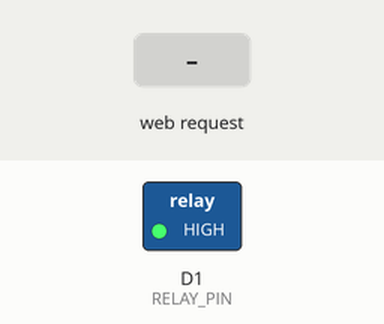
This sketch was run on a simulated ESP8266 (NodeMCU). On the bench: switched loads named in the sketch (green lamp = pin HIGH). The test bench sets the inputs (shaded band). What the sketch prints to the serial monitor is not drawn.

Above: at 1.2 s.
1.3 s: HTTP request GET /on received
At 2.3 s:
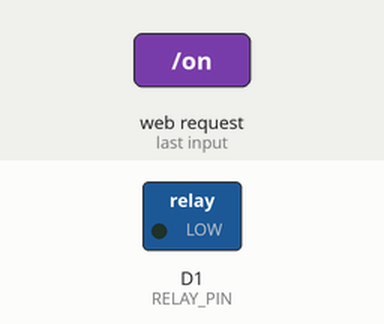
2.8 s: HTTP request GET /off received
At 3.5 s:
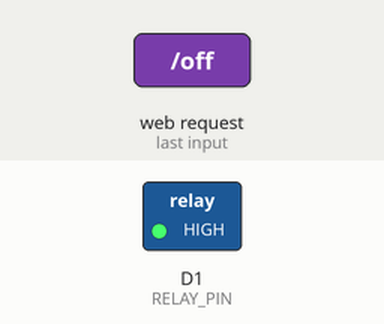
Timing chart, 0 to 5.8 s (numbered marks = the images above; inputs shaded):
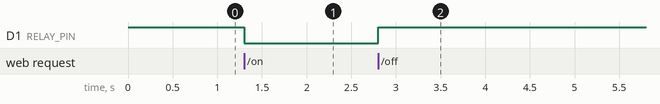

Measured:
- after the input at 1.3 s, D1 (RELAY_PIN): HIGH → LOW at once
- after the input at 2.8 s, D1 (RELAY_PIN): LOW → HIGH at once

The sketch:

room_light.ino
```cpp
#include <ESP8266WiFi.h>
#include <ESP8266WebServer.h>

#define RELAY_PIN D1

ESP8266WebServer server(80);

const char MAIN_page[] PROGMEM = R"=====(
<!DOCTYPE html>
<html>
<head>
  <title>Relay Controller - BHB</title>
  <meta name="viewport" content="width=device-width, initial-scale=1">
  <style>
    :root {
      --bg: #f4f4f4;
      --text: #222;
      --btn-on: #28a745;
      --btn-off: #dc3545;
    }

    body.dark {
      --bg: #121212;
      --text: #eee;
    }

    body {
      font-family: 'Segoe UI', sans-serif;
      background: var(--bg);
      color: var(--text);
      text-align: center;
      padding: 30px;
      transition: background 0.3s, color 0.3s;
    }

    .button {
      background-color: var(--btn-on);
      border: none;
      color: white;
      padding: 15px 35px;
      margin: 10px;
      font-size: 18px;
      border-radius: 10px;
      cursor: pointer;
    }

    .off {
      background-color: var(--btn-off);
    }

    input[type="time"], select {
      padding: 10px;
      font-size: 16px;
      border-radius: 5px;
      border: none;
      margin: 10px;
    }

    .dark-toggle {
      position: fixed;
      top: 10px;
      right: 10px;
      padding: 10px 20px;
      background: #444;
      color: white;
      border: none;
      border-radius: 8px;
      cursor: pointer;
    }

    footer {
      margin-top: 40px;
      font-size: 14px;
      color: #888;
    }
  </style>
</head>
<body>
  <h1>Relay Control Panel</h1>

  <button class="button" onclick="location.href='/on'">Turn ON</button>
  <button class="button off" onclick="location.href='/off'">Turn OFF</button>

  <h2> Scheduler</h2>
  <label>Set Time:</label><br>
  <input type="time" id="scheduleTime"><br>
  <select id="action">
    <option value="on">Turn ON</option>
    <option value="off">Turn OFF</option>
  </select><br>
  <button class="button" onclick="setSchedule()">Schedule</button>

  <p id="scheduleMsg"></p>

  <button class="dark-toggle" onclick="toggleDark()">Dark Mode</button>

  <footer>Dev by Mr. BHB</footer>

  <script>
    let scheduledTime = "";
    let scheduledAction = "";

    function setSchedule() {
      scheduledTime = document.getElementById("scheduleTime").value;
      scheduledAction = document.getElementById("action").value;
      document.getElementById("scheduleMsg").innerText =
        `Scheduled to turn ${scheduledAction.toUpperCase()} at ${scheduledTime}`;
    }

    setInterval(() => {
      const now = new Date();
      const currentTime = now.toTimeString().substr(0,5); // HH:MM
      if (scheduledTime === currentTime) {
        window.location.href = '/' + scheduledAction;
        scheduledTime = ""; // clear to avoid repeat
      }
    }, 1000);

    function toggleDark() {
      document.body.classList.toggle("dark");
    }
  </script>
</body>
</html>
)=====";

void handleRoot() {
  server.send_P(200, "text/html", MAIN_page);
}

void handleOn() {
  digitalWrite(RELAY_PIN, LOW); // Active LOW
  server.sendHeader("Location", "/");
  server.send(303);
}

void handleOff() {
  digitalWrite(RELAY_PIN, HIGH); // Inactive HIGH
  server.sendHeader("Location", "/");
  server.send(303);
}

void setup() {
  Serial.begin(115200);
  pinMode(RELAY_PIN, OUTPUT);
  digitalWrite(RELAY_PIN, HIGH); // Start OFF

  WiFi.softAP("BHB-Relay", "12345678");
  Serial.println("Access Point Started");

  server.on("/", handleRoot);
  server.on("/on", handleOn);
  server.on("/off", handleOff);
  server.begin();
}

void loop() {
  server.handleClient();
}
```
